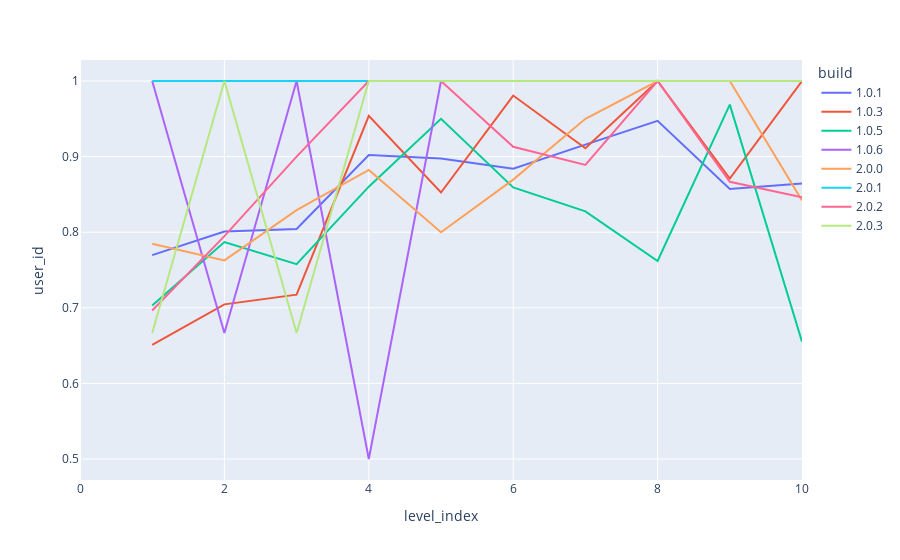

The cell this chart's notebook holds for it:
### Code cell
px.line(participation_percent[participation_percent.level_index < 11], 
        x="level_index", 
        y="user_id", 
        color="build",
        )

### Figure 1 — Plotly figure (JSON) as saved in the notebook; plotly's stock layout.template omitted (floating-point values rounded to 4 significant figures)
{"data": [{"hovertemplate": "build=1.0.1<br>level_index=%{x}<br>user_id=%{y}<extra></extra>", "legendgroup": "1.0.1", "line": {"color": "#636efa", "dash": "solid"}, "marker": {"symbol": "circle"}, "mode": "lines", "name": "1.0.1", "orientation": "v", "showlegend": true, "type": "scatter", "x": [0, 1, 2, 3, 4, 5, 6, 7, 8, 9, 10], "xaxis": "x", "y": [null, 0.7697, 0.8008, 0.8043, 0.9021, 0.8976, 0.8839, 0.9158, 0.9474, 0.8571, 0.8644], "yaxis": "y"}, {"hovertemplate": "build=1.0.3<br>level_index=%{x}<br>user_id=%{y}<extra></extra>", "legendgroup": "1.0.3", "line": {"color": "#EF553B", "dash": "solid"}, "marker": {"symbol": "circle"}, "mode": "lines", "name": "1.0.3", "orientation": "v", "showlegend": true, "type": "scatter", "x": [0, 1, 2, 3, 4, 5, 6, 7, 8, 9, 10], "xaxis": "x", "y": [null, 0.6509, 0.7045, 0.7174, 0.9538, 0.8525, 0.9808, 0.9111, 1, 0.871, 1], "yaxis": "y"}, {"hovertemplate": "build=1.0.5<br>level_index=%{x}<br>user_id=%{y}<extra></extra>", "legendgroup": "1.0.5", "line": {"color": "#00cc96", "dash": "solid"}, "marker": {"symbol": "circle"}, "mode": "lines", "name": "1.0.5", "orientation": "v", "showlegend": true, "type": "scatter", "x": [0, 1, 2, 3, 4, 5, 6, 7, 8, 9, 10], "xaxis": "x", "y": [null, 0.7031, 0.787, 0.7578, 0.8602, 0.95, 0.8592, 0.8276, 0.7619, 0.9688, 0.6552], "yaxis": "y"}, {"hovertemplate": "build=1.0.6<br>level_index=%{x}<br>user_id=%{y}<extra></extra>", "legendgroup": "1.0.6", "line": {"color": "#ab63fa", "dash": "solid"}, "marker": {"symbol": "circle"}, "mode": "lines", "name": "1.0.6", "orientation": "v", "showlegend": true, "type": "scatter", "x": [0, 1, 2, 3, 4, 5, 6, 7, 8, 9], "xaxis": "x", "y": [null, 1, 0.6667, 1, 0.5, 1, 1, 1, 1, 1], "yaxis": "y"}, {"hovertemplate": "build=2.0.0<br>level_index=%{x}<br>user_id=%{y}<extra></extra>", "legendgroup": "2.0.0", "line": {"color": "#FFA15A", "dash": "solid"}, "marker": {"symbol": "circle"}, "mode": "lines", "name": "2.0.0", "orientation": "v", "showlegend": true, "type": "scatter", "x": [0, 1, 2, 3, 4, 5, 6, 7, 8, 9, 10], "xaxis": "x", "y": [null, 0.7848, 0.7627, 0.8293, 0.8824, 0.8, 0.8696, 0.95, 1, 1, 0.8421], "yaxis": "y"}, {"hovertemplate": "build=2.0.1<br>level_index=%{x}<br>user_id=%{y}<extra></extra>", "legendgroup": "2.0.1", "line": {"color": "#19d3f3", "dash": "solid"}, "marker": {"symbol": "circle"}, "mode": "lines", "name": "2.0.1", "orientation": "v", "showlegend": true, "type": "scatter", "x": [0, 1, 3, 4], "xaxis": "x", "y": [null, 1, 1, 1], "yaxis": "y"}, {"hovertemplate": "build=2.0.2<br>level_index=%{x}<br>user_id=%{y}<extra></extra>", "legendgroup": "2.0.2", "line": {"color": "#FF6692", "dash": "solid"}, "marker": {"symbol": "circle"}, "mode": "lines", "name": "2.0.2", "orientation": "v", "showlegend": true, "type": "scatter", "x": [0, 1, 2, 3, 4, 5, 6, 7, 8, 9, 10], "xaxis": "x", "y": [null, 0.6964, 0.7949, 0.9, 1, 1, 0.913, 0.8889, 1, 0.8667, 0.8462], "yaxis": "y"}, {"hovertemplate": "build=2.0.3<br>level_index=%{x}<br>user_id=%{y}<extra></extra>", "legendgroup": "2.0.3", "line": {"color": "#B6E880", "dash": "solid"}, "marker": {"symbol": "circle"}, "mode": "lines", "name": "2.0.3", "orientation": "v", "showlegend": true, "type": "scatter", "x": [0, 1, 2, 3, 4, 5, 6, 7, 8, 9, 10], "xaxis": "x", "y": [null, 0.6667, 1, 0.6667, 1, 1, 1, 1, 1, 1, 1], "yaxis": "y"}], "layout": {"legend": {"title": {"text": "build"}, "tracegroupgap": 0}, "margin": {"t": 60}, "xaxis": {"anchor": "y", "domain": [0, 1], "title": {"text": "level_index"}}, "yaxis": {"anchor": "x", "domain": [0, 1], "title": {"text": "user_id"}}}}
